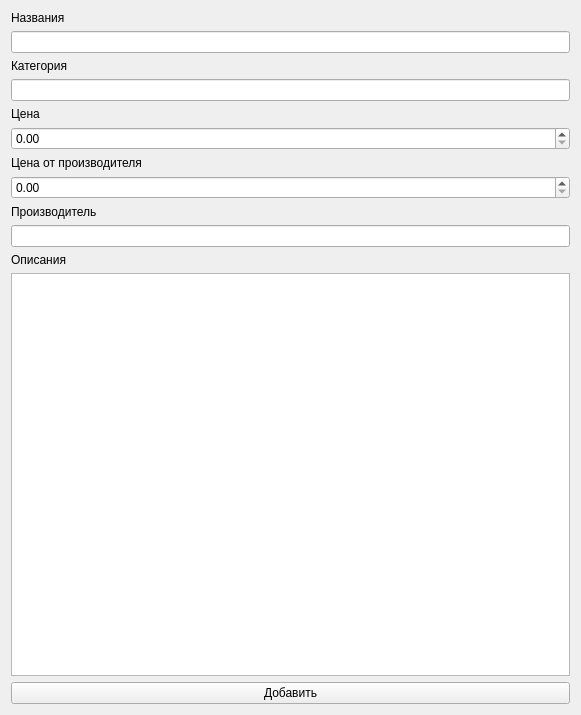
<?xml version="1.0" encoding="UTF-8"?>
<ui version="4.0">
 <class>WidgetAddProduct</class>
 <widget class="QWidget" name="WidgetAddProduct">
  <property name="geometry">
   <rect>
    <x>0</x>
    <y>0</y>
    <width>581</width>
    <height>715</height>
   </rect>
  </property>
  <property name="windowTitle">
   <string>Form</string>
  </property>
  <layout class="QHBoxLayout" name="horizontalLayout">
   <item>
    <layout class="QVBoxLayout" name="verticalLayout">
     <item>
      <widget class="QLabel" name="label">
       <property name="text">
        <string>Названия</string>
       </property>
      </widget>
     </item>
     <item>
      <widget class="QLineEdit" name="lineEdit"/>
     </item>
     <item>
      <widget class="QLabel" name="label_2">
       <property name="text">
        <string>Категория</string>
       </property>
      </widget>
     </item>
     <item>
      <widget class="QLineEdit" name="lineEdit_2"/>
     </item>
     <item>
      <widget class="QLabel" name="label_3">
       <property name="text">
        <string>Цена</string>
       </property>
      </widget>
     </item>
     <item>
      <widget class="QDoubleSpinBox" name="doubleSpinBox">
       <property name="maximum">
        <double>9999999999.989999771118164</double>
       </property>
      </widget>
     </item>
     <item>
      <widget class="QLabel" name="label_4">
       <property name="text">
        <string>Цена от производителя</string>
       </property>
      </widget>
     </item>
     <item>
      <widget class="QDoubleSpinBox" name="doubleSpinBox_2">
       <property name="maximum">
        <double>9999999999.989999771118164</double>
       </property>
      </widget>
     </item>
     <item>
      <widget class="QLabel" name="label_5">
       <property name="text">
        <string>Производитель</string>
       </property>
      </widget>
     </item>
     <item>
      <widget class="QLineEdit" name="lineEdit_5"/>
     </item>
     <item>
      <widget class="QLabel" name="label_6">
       <property name="text">
        <string>Описания</string>
       </property>
      </widget>
     </item>
     <item>
      <widget class="QTextEdit" name="textEdit"/>
     </item>
     <item>
      <widget class="QPushButton" name="pushButton">
       <property name="text">
        <string>Добавить</string>
       </property>
      </widget>
     </item>
    </layout>
   </item>
  </layout>
 </widget>
 <resources/>
 <connections/>
</ui>
